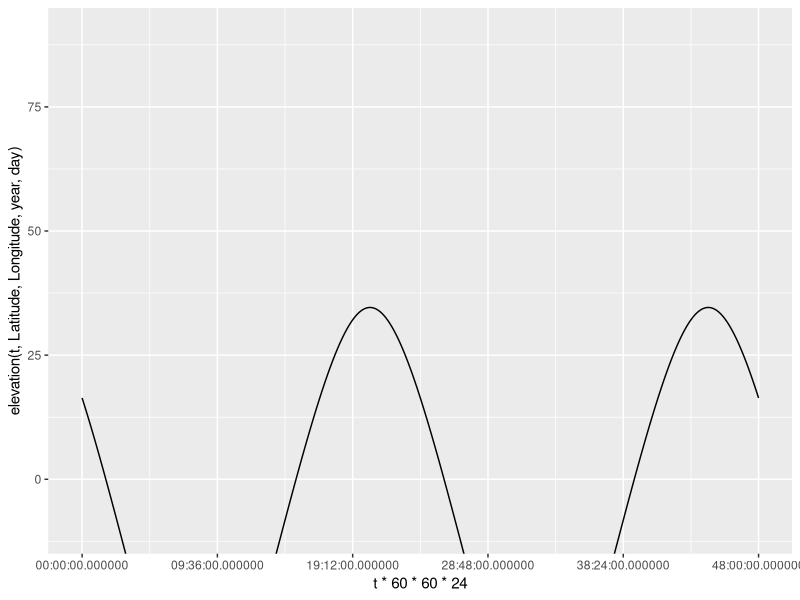
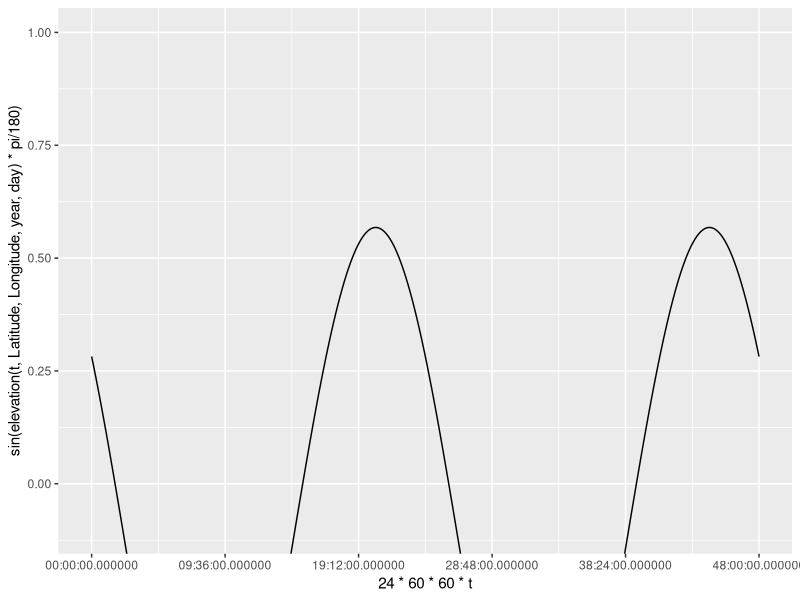
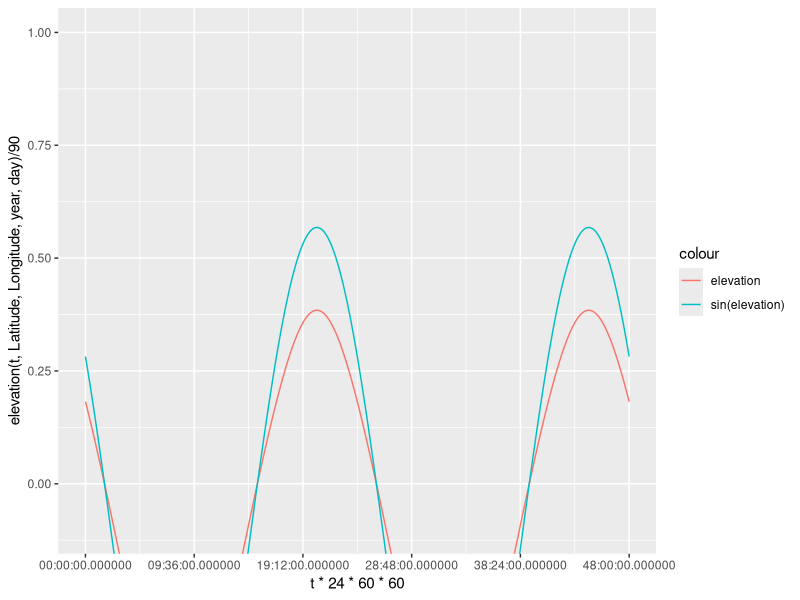
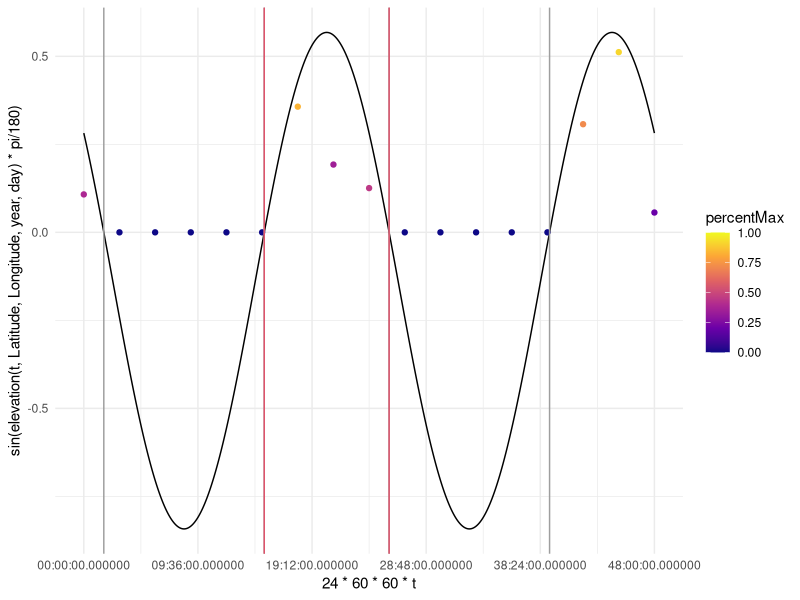
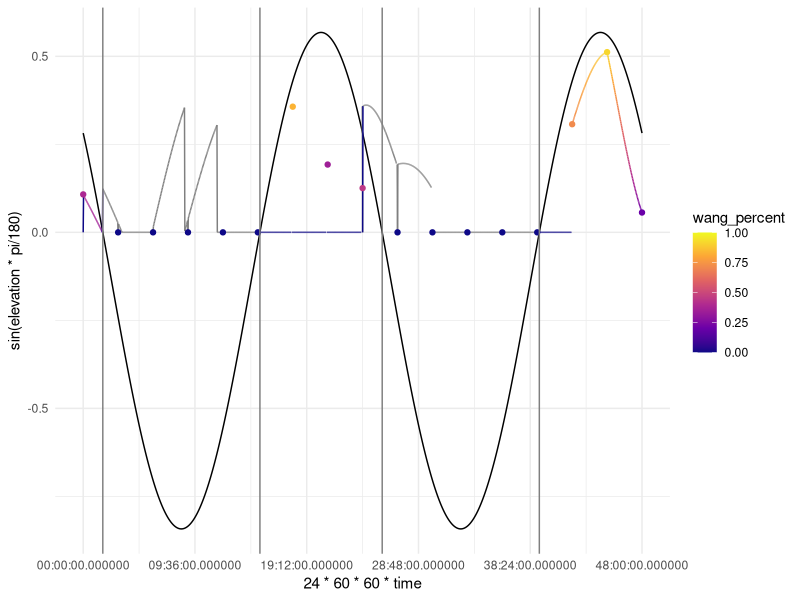

Source code (R) for these figures, in order: (Note: this script raises an error after producing the figures.)
library(ggplot2)
Latitude = 44
Longitude = -123
year = 2020
day = 50
t=.5
Sunrise = 0 #initializing for global assignment
Sunset = 0 #initializing for global assignment

elevation = function(t, Latitude, Longitude, year, day){
  #Converting the year and day to Julian Day and Century. 2454466.5 is
  #12:00 AM of Jan 1 2008. Using mid day as the average 2454467 is Jan 1 2008
  #ifelse(year == 2008, JulianDay = 2454466+day, JulianDay = 2454467+day+(year-2008)*365);
  JulianDay = 2454466+day;
  ##Calculate solar position constants for the day in question. These
  ##functions were obtained from an NOAA Solar Calculations spreadsheet.
  ##Note: the variation seen throughout a given day is so small that we can
  ##treat these as constants. More on this later.
  JulianCentury = (JulianDay-2451545)/36525;
  GeomMeanLongSunDeg = (280.46646+JulianCentury*(36000.76983+JulianCentury*.0003032))%%360;
  GeomMeanAnomSunDeg = 357.52911+JulianCentury*(35999.05029 - 0.0001537*JulianCentury);
  EccentEarthOrbit = 0.016708634-JulianCentury*(0.000042037+0.0000001267*JulianCentury);
  SunEqOfCtr = sin(pi/180*(GeomMeanAnomSunDeg))*(1.914602-JulianCentury*(0.004817+0.000014*JulianCentury))+sin(pi/180*(2*GeomMeanAnomSunDeg))*(0.019993-0.000101*JulianCentury)+sin(pi/180*(3*GeomMeanAnomSunDeg))*0.000289;
  SunTrueLongDeg = GeomMeanLongSunDeg+SunEqOfCtr;
  SunAppLongDeg = SunTrueLongDeg-0.00569-0.00478*sin(pi/180*(125.04-1934.136*JulianCentury));
  MeanObliqEclipticDeg = 23+(26+((21.448-JulianCentury*(46.815+JulianCentury*(0.00059-JulianCentury*0.001813))))/60)/60;
  ObliqCorrDeg = MeanObliqEclipticDeg+0.00256*cos(pi/180*(125.04-1934.136*JulianCentury));
  SunDeclineDeg = 180/pi*(asin(sin(pi/180*(ObliqCorrDeg))*sin(pi/180*(SunAppLongDeg))));
  vary = tan(pi/180*(ObliqCorrDeg/2))*tan(pi/180*(ObliqCorrDeg/2));
  EqOfTimeMinutes = 4*180/pi*(vary*sin(2*pi/180*(GeomMeanLongSunDeg))-2*EccentEarthOrbit*sin(pi/180*(GeomMeanAnomSunDeg))+4*EccentEarthOrbit*vary*sin(pi/180*(GeomMeanAnomSunDeg))*cos(2*pi/180*(GeomMeanLongSunDeg))-0.5*vary*vary*sin(4*pi/180*(GeomMeanLongSunDeg))-1.25*EccentEarthOrbit*EccentEarthOrbit*sin(2*pi/180*(GeomMeanAnomSunDeg)));
  
  ## Define maximum PAR ratio: Solar Constant*.487(%of radiation that makes up PAR)*scale(100)/Sin(90)
  MaxRatio=.487*1361*100;
  srssangle = 90;
  HAval = cos(pi/180*(srssangle))/(cos(pi/180*(Latitude))*cos(pi/180*(SunDeclineDeg)))-tan(pi/180*(Latitude))*tan(pi/180*(SunDeclineDeg));
  if (HAval <= -1){
    HASunriseDeg = 180
  } else if (HAval >= 1) {
    HASunriseDeg = 0
  } else {
    HASunriseDeg = 180/pi*acos(HAval)
  }
  SunlightDuration = HASunriseDeg/180;
  
  A = sin(Latitude*pi/180)*sin(SunDeclineDeg*pi/180);
  B = cos(Latitude*pi/180)*cos(SunDeclineDeg*pi/180);
  
  SolarNoon = (720-4*Longitude-EqOfTimeMinutes+0*60)/1440;
  Sunrise <<- ((SolarNoon*1440-HASunriseDeg*4)/1440)%%1; #keep sunrise positive and between zero and 1
  Sunset <<- Sunrise+SunlightDuration; #assign SR/SS to global for use in other functions
  
  C = EqOfTimeMinutes/4+Longitude;
  
  return(90-(acos(A+B*cos((t*360+C+180)*pi/180)))*180/pi)
  
}


precision = 100

t = round(seq(0, 2, 1/(8*precision)), digits = 5)
ggplot(data = NULL, aes(x = t*60*60*24, y = elevation(t,Latitude,Longitude,year,day)))+
  coord_cartesian(ylim = c(-10,90))+
  geom_line()+
  scale_x_time()

ggplot(data = NULL, aes(x = 24*60*60*t, y = sin(elevation(t,Latitude,Longitude,year,day)*pi/180)))+
  coord_cartesian(ylim = c(-.1,1))+
  geom_line()+
  scale_x_time()

ggplot(data = NULL, aes(x = t*24*60*60, y = elevation(t,Latitude,Longitude,year,day)/90, col = "elevation"))+
  coord_cartesian(ylim = c(-.1,1))+
  geom_line()+
  geom_line(data = NULL, aes(x = 24*60*60*t, y = sin(elevation(t,Latitude,Longitude,year,day)*pi/180), col = "sin(elevation)"))+
  labs()+
  scale_x_time()


###Creating projections from each observation

#Max PAR: .487*1361/sin(elevation)

library(tidyverse)

###Filling in observation and elevation data

time_ele_PAR = tibble(t)
time_ele_PAR = time_ele_PAR %>%
  select(time = t) %>%
  mutate(observation = 0==(time*8*precision)%%(precision),
         elevation = elevation(t, Latitude, Longitude, year, day),
         light = elevation>=0,
         maxPAR = light*.487*1361*sin(elevation*pi/180),
         percentMax = observation*light*runif(length(t), min = 0, max = 1),
         PAR = percentMax*maxPAR)

###Seperating observations
observations = time_ele_PAR %>%
  filter(observation==TRUE)

##add vector to indicate Sunrise and Sunset times

SS_time = c(Sunrise, Sunset, Sunrise+1, (Sunset+1)%%2)
SS_time = sort(SS_time)
SS_ele = round(elevation(SS_time, Latitude, Longitude, year, day), digits = 4)

iSR = as.numeric(Sunrise>(Sunset+1)%%2)+1

SS = tibble(time = SS_time, elevation = SS_ele) %>%
  mutate(real = elevation == 0,
         PAR = 0)

ggplot(data = NULL, aes(x = 24*60*60*t, y = sin(elevation(t,Latitude,Longitude,year,day)*pi/180))) +
  #coord_cartesian(ylim = c(-.1,1)) +
  geom_line() +
  scale_x_time() +
  geom_point(data = observations, aes(x = time*24*60*60, y = PAR/(.487*1361), color = percentMax)) +
  scale_color_viridis_c(option = "C", limits = c(0,1)) +
  geom_vline(xintercept = SS$time*24*60*60 , color = 8) +
  geom_vline(xintercept = c(Sunrise, Sunset)*24*60*60, color = 2) +
  theme_minimal()

###Creating a function that will plot the Wang et al. algorithm for each point




add_wang = function(time_ele_PAR, SS, observations) {
  
  wang_index = observations %>%
    select(time, elevation, PAR)
  
  wang_index = SS %>%
    select(time, elevation, PAR) %>%
    rbind(wang_index, .)
  
  wang_calculation = time_ele_PAR %>%
    mutate(wang_i_obs1 = floor(t * 8) + 1,
           wang_i_obs2 = ceiling(t * 8) + 1)
  
  SS = SS %>%
    mutate(
      slot1f = ceiling(time * 8 * precision + 1),
      slot1c = ceiling(slot1f / precision) * precision,
      slot2c = floor(SS$time * 8 * precision + 1),
      slot2f = floor(slot2c / precision) * precision + 2
    )
  
  #fill obs 1 forward and obs 2 backwards (so obs 1 is the most recent and obs 2 in the soonest)
  
  for (i in 1:4) {
    wang_calculation$wang_i_obs1[SS$slot1f[i]:SS$slot1c[i]] = 17 + i
    wang_calculation$wang_i_obs2[SS$slot2f[5 - i]:SS$slot2c[5 - i]] = 17 + 5 - i
  }
  
  
  wang_calculation = wang_calculation %>%
    mutate(
      wang_i_PAR1 = wang_index$PAR[wang_calculation$wang_i_obs1],
      wang_i_PAR2 = wang_index$PAR[wang_calculation$wang_i_obs2],
      wang_i_time1 = wang_index$time[wang_calculation$wang_i_obs1],
      wang_i_time2 = wang_index$time[wang_calculation$wang_i_obs2],
      wang_i_sunrise1 = time > ((Sunrise + Sunset - 1) / 2),
      wang_i_sunrise2 = time > ((Sunrise + Sunset + 1) / 2),
      wang_i_sunrise3 = time > ((Sunrise + Sunset + 3) / 2),
      wang_i_dayduration = Sunset - Sunrise
    )
  
  wang_calculation = wang_calculation %>%
    mutate(wang_i_sunrise = wang_i_sunrise1 + wang_i_sunrise2 + wang_i_sunrise3 + Sunrise - 1) %>%
    select(-wang_i_sunrise1,-wang_i_sunrise2,-wang_i_sunrise3)
  
  wang_calculation = wang_calculation %>%
    mutate(
      wang_PAR = (wang_i_time2 - time) / (wang_i_time2 - wang_i_time1) * (wang_i_PAR1 * (sin((time - wang_i_sunrise) *
                                                                                               pi / (wang_i_dayduration)
      ) / sin((wang_i_time1 - wang_i_sunrise) * pi / (wang_i_dayduration)
      ))) +
        (time - wang_i_time1) / (wang_i_time2 - wang_i_time1) * (wang_i_PAR2 *
                                                                   (sin((time - wang_i_sunrise) * pi / (Sunset - Sunrise)
                                                                   ) / sin((wang_i_time2 - wang_i_sunrise) * pi / (wang_i_dayduration)
                                                                   )))
    )
  
  #filter out observations with a SR as the first observation. Then calculate PAR from second observation using 6.2
  
  
  SR_adjust = wang_calculation %>%
    filter(wang_i_obs1 == 17 + iSR | wang_i_obs1 == 19 + iSR) %>%
    mutate(wang_PAR_SR = wang_i_PAR2 * sin((time - wang_i_sunrise) * pi / wang_i_dayduration)
           / sin((wang_i_time2 - wang_i_sunrise) * pi / wang_i_dayduration))
  
  # set PAR with times where SR is the second observation to 0
  
  SR_adjust_e = wang_calculation %>%
    filter(wang_i_obs2 == 17 + iSR | wang_i_obs2 == 19 + iSR) %>%
    mutate(wang_PAR_SR = 0)
  
  #combine SR_adjust tables
  
  SR_adjust = rbind(SR_adjust, SR_adjust_e)
  
  #Insert SR_adjust into wang_calculation
  
  wang_calculation = right_join(SR_adjust, wang_calculation)
  wang_calculation$wang_PAR[!is.na(wang_calculation$wang_PAR_SR)] = wang_calculation$wang_PAR_SR[!is.na(wang_calculation$wang_PAR_SR)]
  
  
  #filter out observations with a SS as the second observation. Then calculate PAR from first observation using 6.2
  
  SS_adjust = wang_calculation %>%
    filter(wang_i_obs2 == 18 + iSR |
             wang_i_obs2 == 16 + (iSR + 3) %% 5 + iSR) %>%
    mutate(wang_PAR_SS = wang_i_PAR1 * sin((time - wang_i_sunrise) * pi / wang_i_dayduration)
           / sin((wang_i_time1 - wang_i_sunrise) * pi / wang_i_dayduration))
  
  # set PAR with times where SS is the first observation to 0
  
  SS_adjust_e = wang_calculation %>%
    filter(wang_i_obs1 == 18 + iSR |
             wang_i_obs1 == 16 + (iSR + 3) %% 5 + iSR) %>%
    mutate(wang_PAR_SS = 0)
  
  #combine SR_adjust tables
  
  SS_adjust = rbind(SS_adjust, SS_adjust_e)
  
  #Insert SS_adjust into wang_calculation
  
  wang_calculation = right_join(SS_adjust, wang_calculation)
  wang_calculation$wang_PAR[!is.na(wang_calculation$wang_PAR_SS)] = wang_calculation$wang_PAR_SS[!is.na(wang_calculation$wang_PAR_SS)]
  
  #day of no observations
  
  no_obs_adjust = wang_calculation %>%
    filter(wang_i_obs1 > 18 & wang_i_obs2 > 18) %>%
    mutate(wang_PAR_no = NaN)
  
  #Insert no_obs_adjust
  
  wang_calculation = right_join(no_obs_adjust, wang_calculation)
  wang_calculation$wang_PAR[!is.na(wang_calculation$wang_PAR_no)] = wang_calculation$wang_PAR_no[!is.na(wang_calculation$wang_PAR_no)]
  
  
  
  i = 0:16 * precision + 1
  wang_calculation$wang_PAR[i] = wang_calculation$PAR[i]
  rm(i)
  return(wang_calculation$wang_PAR)
}

wang_PAR = add_wang(time_ele_PAR, SS, observations)

time_ele_PAR = time_ele_PAR %>%
  cbind(., wang_PAR)

time_ele_PAR = time_ele_PAR %>%
  mutate(wang_percent = wang_PAR/maxPAR) 




ggplot(data = time_ele_PAR, aes(x = 24*60*60*time, y = sin(elevation*pi/180))) +
  #coord_cartesian(ylim = c(-.1,1)) +
  geom_line() +
  scale_x_time() +
  geom_line(data = time_ele_PAR, aes(x = 24*60*60*time, y = wang_PAR/(.487*1361), color = wang_percent)) +
  geom_point(data = observations, aes(x = time*24*60*60, y = PAR/(.487*1361), color = percentMax)) +
  scale_color_viridis_c(option = "C", limits = c(0,1)) +
  geom_vline(data = SS, aes(xintercept = time*24*60*60, color = 8)) +
  theme_minimal()


##Create linear PAR ratio




##create sky based on instPAR percentage of max and raw value (black at night, blue-gray during high-low par/high sun, red at sunset)

sky = tibble(t)

# t[101]=Sunrise
#Sunset = length-100

ggplot(data = NULL, aes(x = 24*60*60*t, y = sin(elevation(t,Latitude,Longitude,year,day)*pi/180)))+
  #coord_cartesian(ylim = c(-.1,1))+
  geom_line()+
  geom_vline(xintercept = 1:3, data =  ,aes())+
  scale_x_time()+
  geom_point(data = daylightObservations, aes(x = time*24*60*60, y = max_PAR/(.487*1361), color = percentMax))+
  scale_color_viridis_c(option = "C")+
  geom_point(data = observationsSS, aes(x = time*24*60*60,  y = max_PAR/(.487*1361)), color = 2)+
  theme_minimal()
